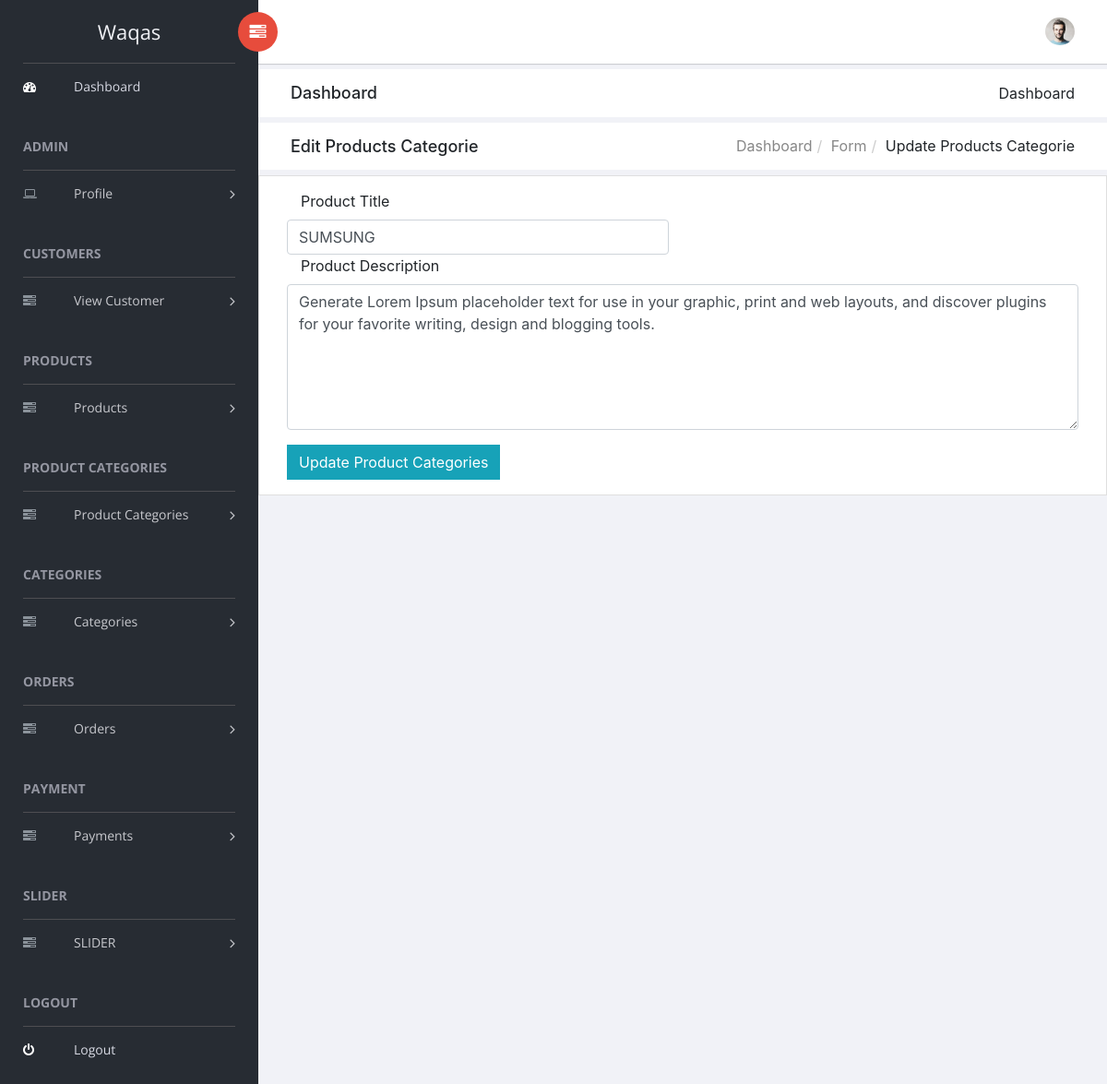
/admin_area/index.php?edit_product_categorie=40 (signed in), run on the app's committed database.
### tables this page shows
CREATE TABLE `product_categories` (
  `p_cat_id` int(10) NOT NULL,
  `p_cat_title` text NOT NULL,
  `p_cat_desc` text NOT NULL
);

### admin_area/edit-products-Categorie.php (the view, shortened to what this page needs)
<?php
include('includes/db.php');
if(isset($_SESSION['admin_email']))
{
?><?php
if(isset($_GET['edit_product_categorie'])){
    $edit_product_categorie_id=$_GET['edit_product_categorie'];
    $get_product="SELECT * FROM product_categories WHERE p_cat_id='$edit_product_categorie_id'";
    $edit=mysqli_query($con,$get_product);
    $row_edit=mysqli_fetch_array($edit);
    $p_cat_title=$row_edit['p_cat_title'];
    $p_cat_desc=$row_edit['p_cat_desc'];
}?>
<div class="breadcrumbs">
            <div class="col-sm-4">
                <div class="page-header float-left">
                    <div class="page-title">
                        <h1>Edit Products Categorie</h1>
                    </div>
                </div>
            </div>
            <div class="col-sm-8">
                <div class="page-header float-right">
                    <div class="page-title">
                        <ol class="breadcrumb text-right">
                            <li><a href="#">Dashboard</a></li>
                            <li><a href="#">Form</a></li>
                            <li class="active">Update Products Categorie</li>
                        </ol>
                    </div>
                </div>
            </div>
        </div>
<div class="card">
    <div class="card-body card-block">
              <form class="form-horizontal" method="post" action="" >
                     <div class="col col-md-6">
                         <label class="col-md-8 control-label">Product Title </label>
                         <input type="text" name="p_cat_title" class="form-control" value="<?php echo $p_cat_title?>">
                     </div>
                     <div class="col col-md-12">
                         <label class="col-md-11 control-label">Product Description</label>
                        <textarea name="p_cat_desc" class="form-control" rows="6" cols="19"><?php echo $p_cat_desc?></textarea>
                     </div>
                     <div class="content mt-3">
             <div class="row">
<div class="col-md-12">
   <button name="update" class="btn btn-info" role="button" value="Add Categories">Update Product Categories</button>
   </div>
   </div>
</form>
</div>
</div>
<div class="row">
  <div class="col-lg-3">
  </div>
</body>
<?php
include('footer.php');}
else{ header("location:login.php");}
?>

### admin_area/header.php (shortened to what this page needs)
<?php
if(isset($_SESSION['admin_email']))
{
?>
<!doctype html>
<html class="no-js" lang="en">
<head>
    <link rel="stylesheet" href="vendors/bootstrap/dist/css/bootstrap.min.css">
    <link rel="stylesheet" href="vendors/font-awesome/css/font-awesome.min.css">
    <link rel="stylesheet" href="vendors/themify-icons/css/themify-icons.css">
    <link rel="stylesheet" href="vendors/flag-icon-css/css/flag-icon.min.css">
    <link rel="stylesheet" href="vendors/selectFX/css/cs-skin-elastic.css">
    <link rel="stylesheet" href="vendors/jqvmap/dist/jqvmap.min.css">
    <link rel="stylesheet" href="vendors/datatables.net-bs4/css/dataTables.bootstrap4.min.css">
    <link rel="stylesheet" href="vendors/datatables.net-buttons-bs4/css/buttons.bootstrap4.min.css">
    <link rel="stylesheet" href="assets/css/style.css">
</head>
<body>
    <aside id="left-panel" class="left-panel">
        <nav class="navbar navbar-expand-sm navbar-default">
            <div class="navbar-header">
                <a class="navbar-brand" href=""> <?php echo $admin_name ?></a>
            </div>
            <div id="main-menu" class="main-menu collapse navbar-collapse">
                <ul class="nav navbar-nav">
                    <li class="active">
                        <a href="index.php?dashboard"> <i class="menu-icon fa fa-dashboard"></i>Dashboard </a>
                    </li>
                    <h3 class="menu-title">ADMIN</h3>
                    <li class="menu-item-has-children dropdown">
                        <a href="#" class="dropdown-toggle" data-toggle="dropdown" aria-haspopup="true" aria-expanded="false"> <i class="menu-icon fa fa-laptop"></i>Profile</a>
                    </li>
 <h3 class="menu-title">Customers</h3>
<li class="menu-item-has-children dropdown">
<a href="#" class="dropdown-toggle" data-toggle="dropdown" aria-haspopup="true" aria-expanded="false"> <i class="menu-icon fa fa-tasks"></i>View Customer</a>
</li>
                    <h3 class="menu-title">Products</h3>
        <li class="menu-item-has-children dropdown">
    <a href="#" class="dropdown-toggle" data-toggle="dropdown" aria-haspopup="true" aria-expanded="false"> <i class="menu-icon fa fa-tasks"></i>Products</a>
      </li>
      <h3 class="menu-title">PRODUCT CATEGORIES</h3>
<li class="menu-item-has-children dropdown">
<a href="#" class="dropdown-toggle" data-toggle="dropdown" aria-haspopup="true" aria-expanded="false"> <i class="menu-icon fa fa-tasks"></i>Product Categories</a>
</li>
<h3 class="menu-title"> CATEGORIES</h3>
<li class="menu-item-has-children dropdown">
<a href="#" class="dropdown-toggle" data-toggle="dropdown" aria-haspopup="true" aria-expanded="false"> <i class="menu-icon fa fa-tasks"></i> Categories</a>
</li>
<h3 class="menu-title">ORDERS</h3>
<li class="menu-item-has-children dropdown">
<a href="#" class="dropdown-toggle" data-toggle="dropdown" aria-haspopup="true" aria-expanded="false"> <i class="menu-icon fa fa-tasks"></i>Orders</a>
</li>
<h3 class="menu-title">PAYMENT</h3>
<li class="menu-item-has-children dropdown">
<a href="#" class="dropdown-toggle" data-toggle="dropdown" aria-haspopup="true" aria-expanded="false"> <i class="menu-icon fa fa-tasks"></i>Payments</a>
</li>
<h3 class="menu-title">SLIDER</h3>
<li class="menu-item-has-children dropdown">
<a href="#" class="dropdown-toggle" data-toggle="dropdown" aria-haspopup="true" aria-expanded="false"> <i class="menu-icon fa fa-tasks"></i>SLIDER</a>
</li>
<h3 class="menu-title">LOGOUT</h3>
                    <li class="active">
                        <a href="logout.php"> <i class="menu-icon fa fa-power-off"></i>Logout	 </a>
                    </li>
            </div>
        </nav>
    </aside>
    <div id="right-panel" class="right-panel">
<header id="header" class="header">
            <div class="header-menu">
                <div class="col-sm-7">
                    <a id="menuToggle" class="menutoggle pull-left"><i class="fa fa fa-tasks"></i></a>
                </div>
                <div class="col-sm-5">
                    <div class="user-area dropdown float-right">
                        <a href="#" class="dropdown-toggle" data-toggle="dropdown" aria-haspopup="true" aria-expanded="false">
                            <img class="user-avatar rounded-circle" src="images/admin.jpg" alt="User Avatar">
                        </a>
                    </div>
                </div>
            </div>
        </header>
        <?php
include('footer.php');}
else{ header("location:login.php");}
?>

### data on the page
product_categories: p_cat_title "SUMSUNG", p_cat_desc "Generate Lorem Ipsum placeholder text for use in your graphic, print and web layouts, and discover plugins for your favorite writing, design and blogging tools."

### other printed values
$admin_name "Waqas"
